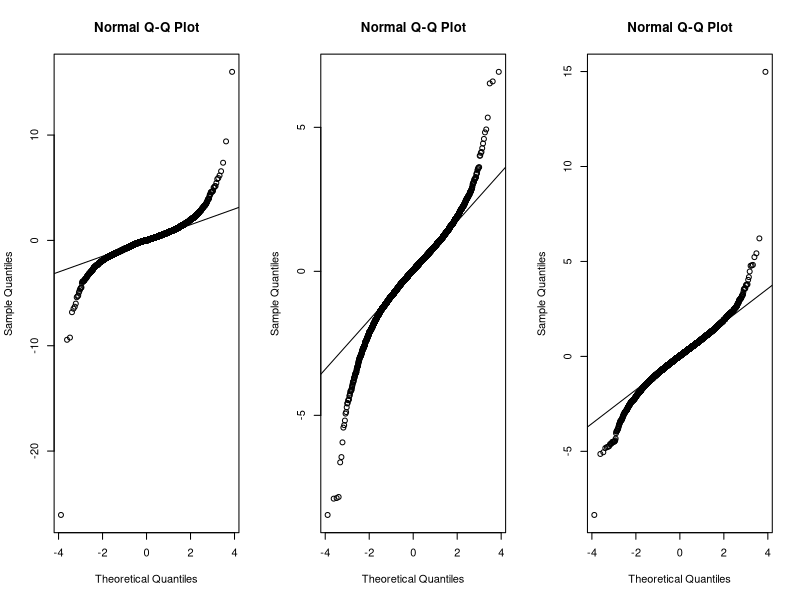
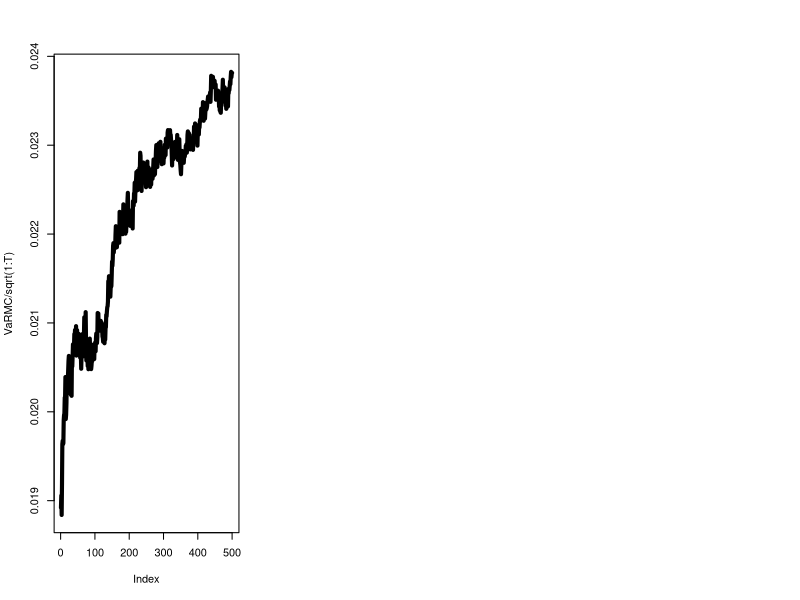

The R script that drew these images, in order:

rm(list=ls())
library('fGarch')
sp500 <- read.csv('SP500.csv', head=TRUE)
Ret   <- diff(log(sp500$Close))
result <- garchFit( formula = ~garch(1, 1), data = Ret[1:1000], trace = FALSE)
sigma  <- sqrt(result@h.t)
Retstand <- Ret[1:1000]/sigma
sigmapred <- predict(result, n.ahead=1)$standardDeviation
result@fit$par
omega <- result@fit$par[2]
alpha <- result@fit$par[3]
beta  <- result@fit$par[4]
sigmapred/sqrt(omega/(1-alpha-beta))


MC <- 10000
T  <- 500
shock <- matrix(0, MC, T)
for (i in 1:T){
	shock[, i] <- sample(Retstand, MC, replace=T) 
}


ReturnMC <- matrix(NA, MC, T)
for (i in 1:MC){
	for (j in 1:T){
		ReturnMC[i, j] <- sigmapred*shock[i, j]
		sigmapred <- sqrt(omega + alpha*ReturnMC[i, j]^2 + beta*sigmapred^2)
	}
}


ReturnMCT <- matrix(NA, MC, T)
VaRMC     <- numeric(T)
for (i in 1:MC){
	ReturnMCT[i, ] <- cumsum(ReturnMC[i, ])
}

par(mfrow=c(1,3))
qqnorm(scale(ReturnMCT[, 1]))
qqline(scale(ReturnMCT[, 1]))
qqnorm(scale(ReturnMCT[, 200]))
qqline(scale(ReturnMCT[, 200]))
qqnorm(scale(ReturnMCT[, 500]))
qqline(scale(ReturnMCT[, 500]))



for (i in 1:T){
	VaRMC[i] <- -quantile(ReturnMCT[,i], probs=0.05)
}

plot(VaRMC/sqrt(1:T), type='l', lwd=4)
